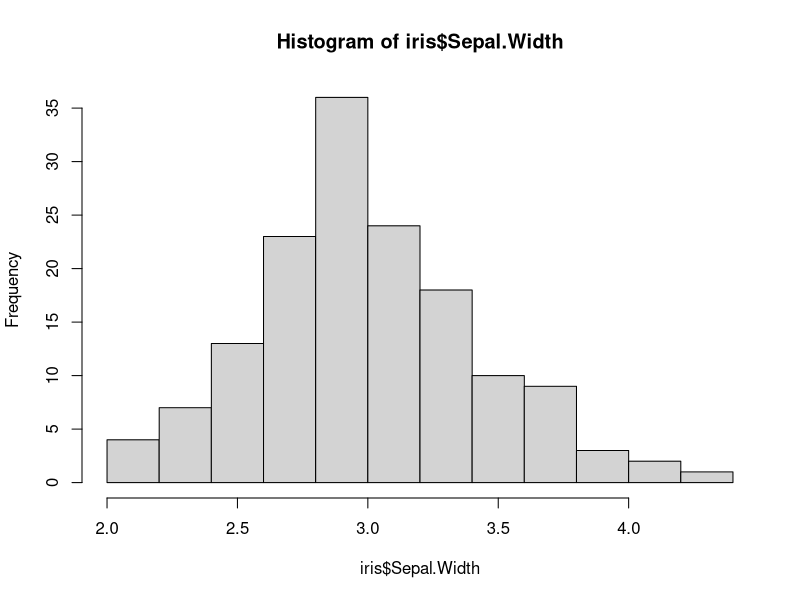
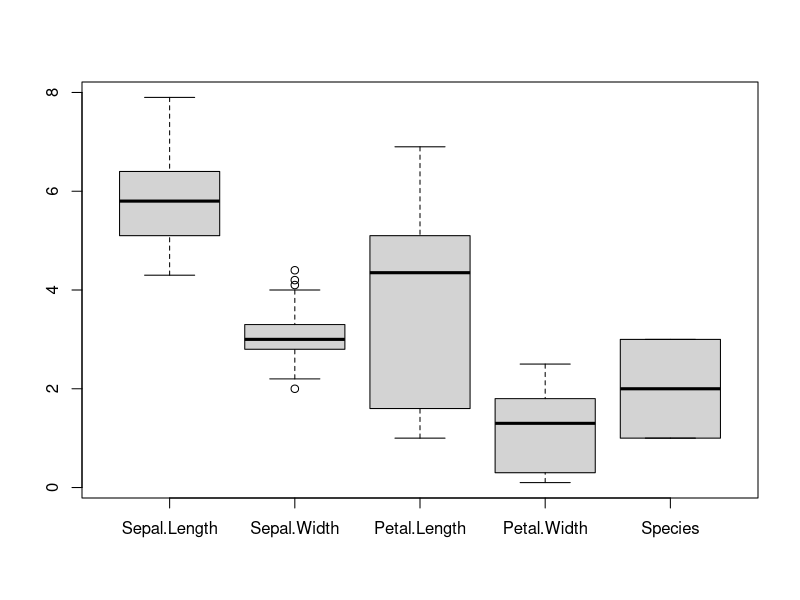
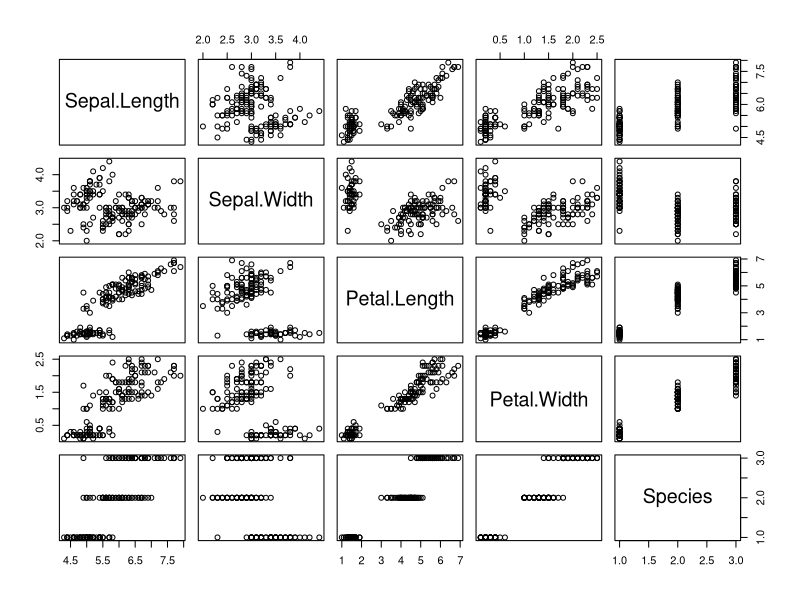

The R source for these figures, in order:
iris
nrow(iris)  #print the no of rows
ncol(iris)  #print the no of cols i.e features

#get the minimum value in each column
min(iris$Sepal.Length)
min(iris$Sepal.Width)
min(iris$Petal.Length)
min(iris$Petal.Width)

#get the maximum in each column
max(iris$Sepal.Length)
max(iris$Sepal.Width)
max(iris$Petal.Length)
max(iris$Petal.Width)

str(iris)
# to print mean of Sepal.Length column
mean(iris$Sepal.Length, na.rm = TRUE)
summary(iris$Sepal.Length)

hist(iris$Sepal.Width) 
boxplot(iris, horrizontal = TRUE) 
plot(iris)